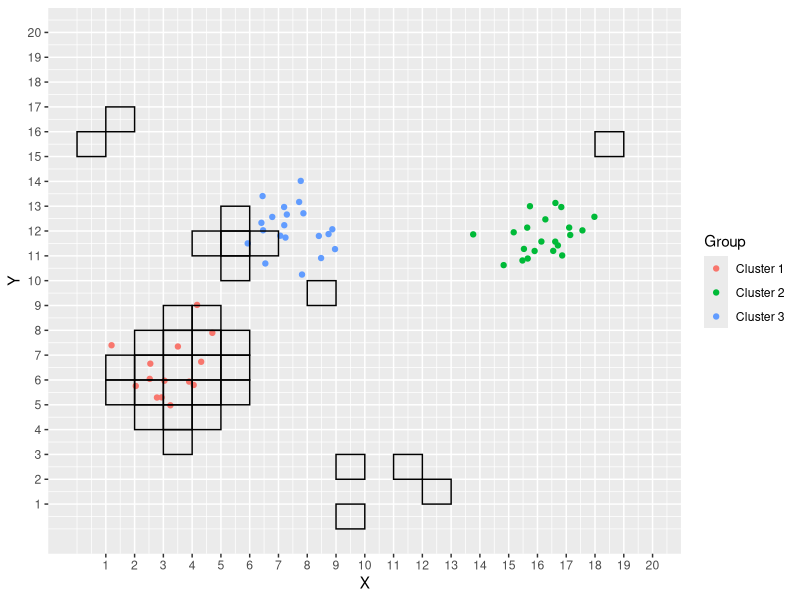
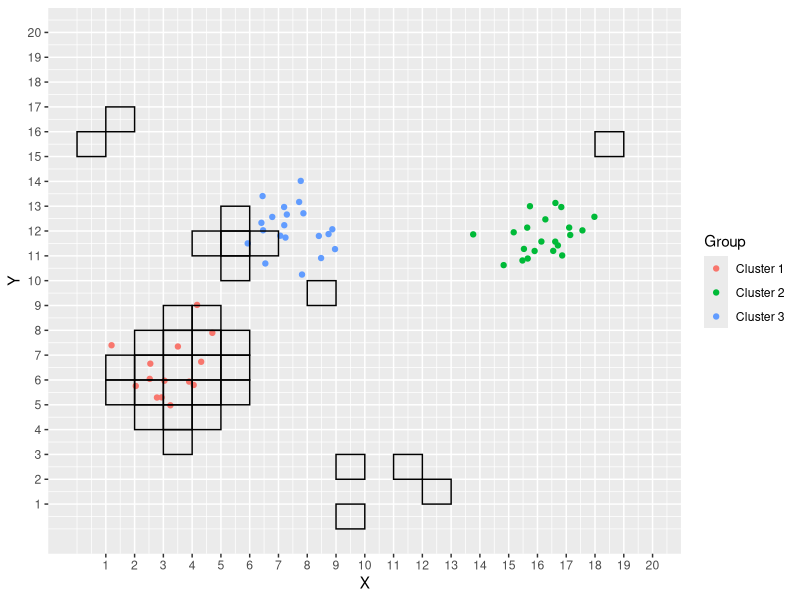
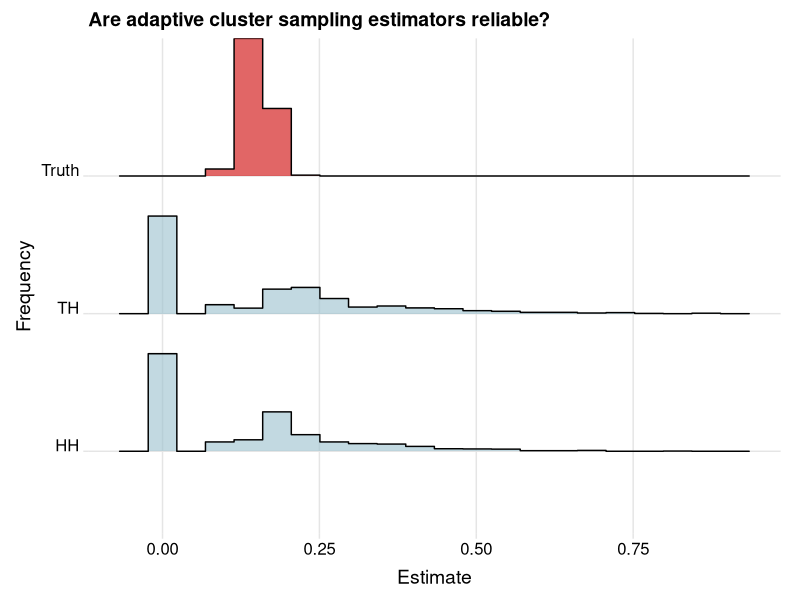
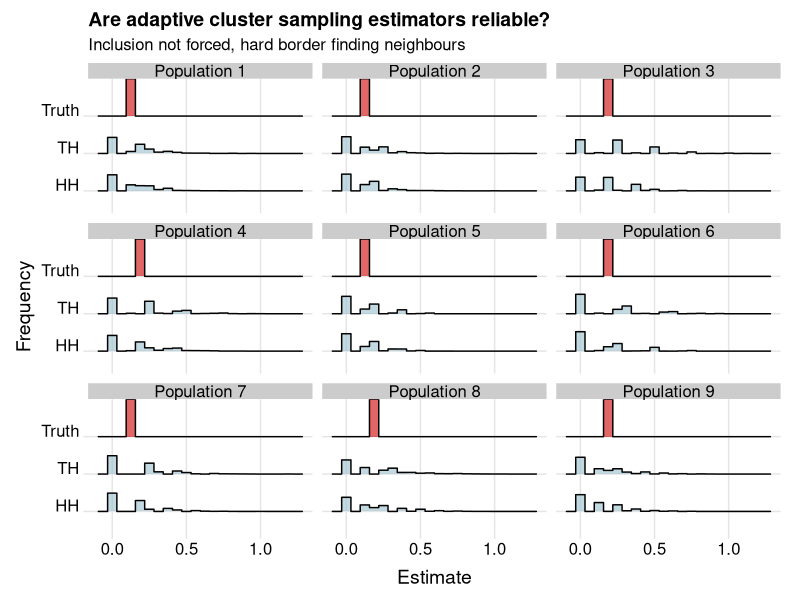
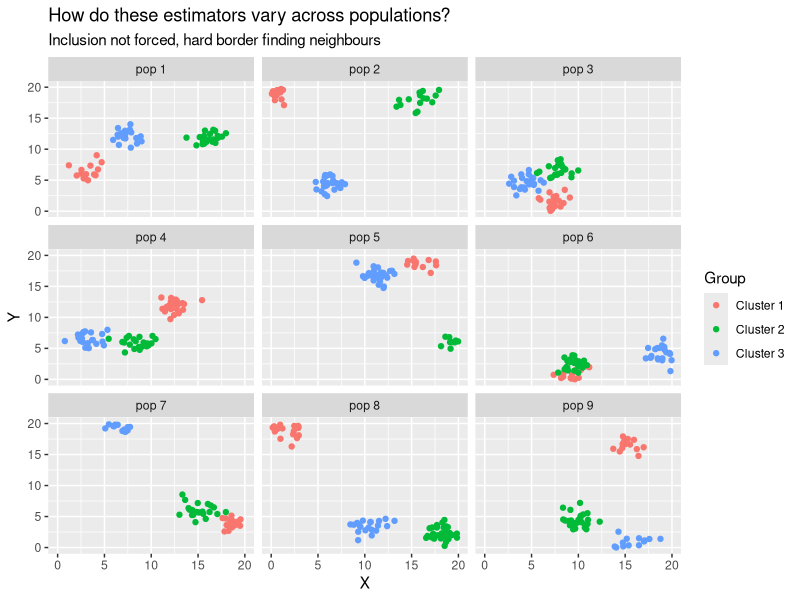
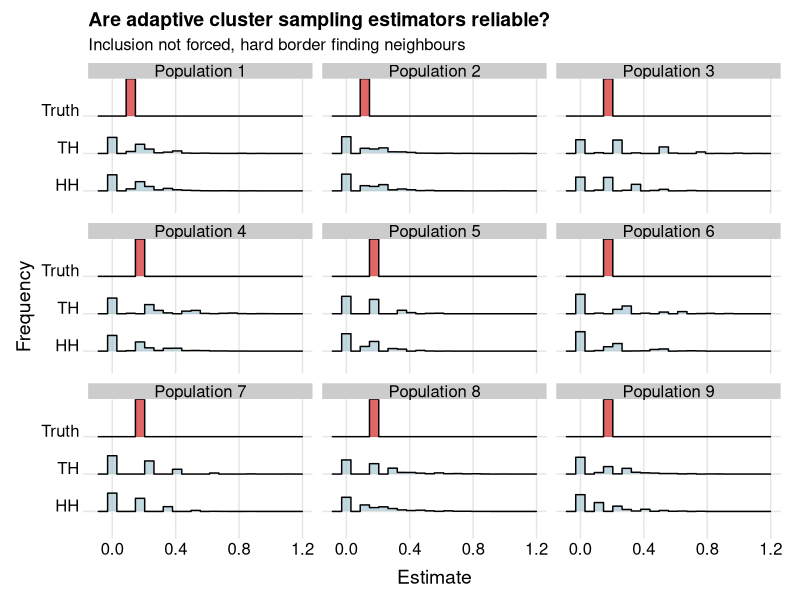
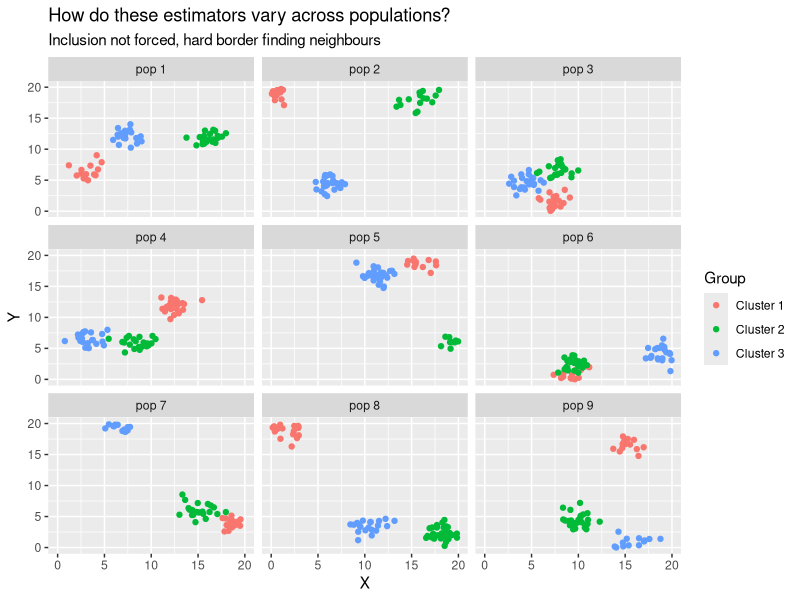
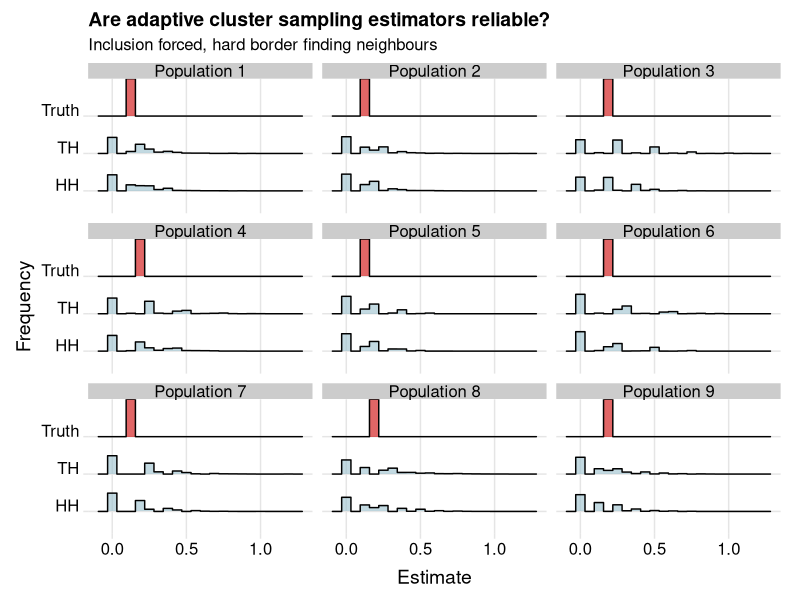

Source code (R) for these figures, in order:
## ---- chunk 1
require(tidyverse)
## ---- chunk 2
make_clusters<-function(grid_size=20, nclusters=3, avg_size=20, force_inclusion=FALSE){
  # create a list of clusters.
  centers<-split(runif(nclusters*2,0,grid_size),seq(nclusters))
  # get the three cluster sizes
  sizes<-rpois(3,avg_size)
  # get list of matrices of the centers
  center_dfs<-map2(sizes,centers,
                   ~ kronecker(matrix(rep(1,.x),ncol=1), matrix(.y,ncol=2)))
                              # I actually used the kronecker product holy crap!
  
  if(force_inclusion==T){
    # get coordinates of locations
    locations<-sizes %>% # use sizes
      map( ~data.frame(matrix(rnorm(.x*2),ncol=2))) %>% # make list of df of changes from centers
      map2(.y=center_dfs, ~.x+.y) %>% # add the changes on to the center
      map2(.y=seq(nclusters), ~ mutate(.x, Group=paste("Cluster",.y)))%>%
      bind_rows()
    colnames(locations)<-c("X","Y","Group")
    # force points to snap inside if they were generated outside. This means some
    # tiles will be more densely clustered at edges when a center is near an edge
    # should help maintain the average number of points though
    locations<-locations%>%
      mutate(X=ifelse(X>grid_size,grid_size,X))%>%
      mutate(X=ifelse(X<0, 0, X))%>%
      mutate(Y=ifelse(Y>grid_size,grid_size,Y))%>%
      mutate(Y=ifelse(Y<0, 0, Y))
      
  }else{
    # get coordinates of locations
    locations<-sizes %>% # use sizes
      map(~data.frame(matrix(rnorm(.x*2),ncol=2))) %>% # make list of df of changes from centers
      map2(.y=center_dfs,~.x+.y) %>% # add the changes on to the center
      map2(.y=seq(nclusters), ~ mutate(.x, Group=paste("Cluster",.y)))%>%
      bind_rows()
    colnames(locations)<-c("X","Y","Group")
  }
  locations
}
make_clusters(force_inclusion = TRUE)
## ---- chunk 3
plot_clusters<-function(cluster_df, grid_size=20,samp=NULL){
  # cluster_df is the set of points on the grid
  # samp is the set of tiles that were sampled
  # create a plot of the clusters
  p<-ggplot(cluster_df, aes(x=X, y=Y, color=Group))+
    geom_point()+
    scale_x_continuous(breaks=seq(grid_size))+
    scale_y_continuous(breaks=seq(grid_size))+
    coord_cartesian(xlim=c(0,grid_size), ylim=c(0,grid_size))
  if(!is.null(samp)){
    # this will highlight tiles that are sampled
    # samp is the dataframe containing the coordinates for tiles
    p<-p+geom_rect(data=samp, 
                   aes( xmin=X-1, xmax=X, ymin=Y-1, ymax=Y),
                   color="black",
                   fill=NA)
  }
  plot(p)
}
## ---- chunk 4
is_occupied<-function(tile=c(1,1,1),df){
  # check if a tile is occupied tile location is given as c(row,column)
  # give a dataframe with coordinates of point
  # check if there are any points in xrange & yrange at the same time
  #sum((df[,1]<tile[2] & df[,1]>tile[2]-1) * (df[,1]<tile[2] & df[,1]>tile[2]-1))>0
  
  sum((df[,1]<tile[1]&df[,1]>tile[1]-1) & (df[,2]<tile[2] & df[,2]>tile[2]-1))>0
}
## ---- chunk 5
tile_sum<-function(tile=c(X=1,Y=1,K=1), df){
  # This function returns the y_k for tile k
  # tile is the tile to find the response of 
  # df is the dataframe of points on the grid
  sum((df[,1]<tile[1]&df[,1]>tile[1]-1) & (df[,2]<tile[2] & df[,2]>tile[2]-1))
}
## ---- chunk 6
get_neighbours<- function(tile=c(X=1,Y=1,k=1), hard_border=TRUE,grid_size=20){
  # gets a list of neighbouring tiles
  neighbours<-list(c(tile[1]-1, tile[2],   tile[3]),
                   c(tile[1],   tile[2]-1, tile[3]),
                   c(tile[1]+1, tile[2],   tile[3]),
                   c(tile[1],   tile[2]+1, tile[3]))
  if(hard_border){
    # do we want to include neighbours outside of the grid?
    # returns the neighbours that are only within the border
    neighbours<-neighbours[map_lgl(neighbours, ~prod(c(.x>0,.x<=grid_size)))]
  }
  # returns list of neighbours for a given tile 
  neighbours
}
## ---- chunk 7
get_tiles<-function(grid_size=20,n1=10,...){
  # this function returns a sample of n1 tiles using a square grid_size grid
  # get a tile
  tiles<-sample(1:grid_size^2,n1,...)
  # convert tile numbers into X and Y
  samp<-data.frame(X=tiles%%grid_size, Y=(tiles-1)%/%grid_size+1)
  samp$X[samp$X==0]<-grid_size
  samp$k<-1:n1
  samp
}

## ---- chunk 8
simulate_one<-function(nclusters=3, grid_size=20,n1=10,force_inclusion=FALSE, hard_border=TRUE,... ){
  # generate clusters
  points<-make_clusters(force_inclusion = force_inclusion)
  # choose the starting grid cells
  sample_tiles<-get_tiles(n1=10,...)
  # save a copy to check against for updates
  temp<-sample_tiles
  # check whether or not they are occupied based on the clusters
  occupied<-apply(sample_tiles,1,function(x) is_occupied(x, points))
  # find the neighbours of the occupied points
  neighbours<-apply(sample_tiles[occupied,], 1, function(x) get_neighbours(x,hard_border = TRUE))%>% # get neighbours
    bind_rows() %>% # turn list of neighbours into tibble
    as.data.frame() # into dataframe
  # update sample tiles to include neighbours
  sample_tiles<-rbind(sample_tiles,neighbours) %>%
    unique()
  
  # keep looping until sample_tiles does not grow
  while(dim(temp)[1]!=dim(sample_tiles)[1]){ 
    # save a copy to check against for updates
    temp<-sample_tiles
    # check whether or not they are occupied based on the clusters
    occupied<-apply(sample_tiles,1,function(x) is_occupied(x,points))
    # find the neighbours of the occupied points
    neighbours<-apply(sample_tiles[occupied,], 1, function(x) get_neighbours(x,hard_border = TRUE))%>% # get neighbours
      bind_rows() %>% # turn list of neighbours into tibble
      as.data.frame() # into dataframe
    # update sample tiles to include neighbours
    sample_tiles<-sample_tiles %>%
      bind_rows(neighbours) %>%
      unique()
  }
  
  # get the values of the response for each unit in the sample
  sample_tiles$y_k<-apply(sample_tiles,1,function(x) tile_sum(x, points))
  # get the number of units in each network m_k and add occupied to sample_tiles
  sample_tiles<-sample_tiles%>%
    cbind(occupied)%>%
    group_by(k)%>%
    mutate(m_k=sum(occupied))
  # minimum for m_k is 1 not 0, set all 0s to 1
  sample_tiles$m_k[sample_tiles$m_k==0]<-1
  
  return(list(sample_tiles=sample_tiles,
              points=points,
              nclusters=nclusters,
              grid_size=grid_size,
              n1=n1))
}

set.seed(pi)
sim_data<-simulate_one()
## ---- chunk 9
set.seed(pi)
sample_one<-simulate_one(n1=10,nclusters=3, grid_size=20,force_inclusion=TRUE)
plot_clusters(sample_one$points,samp=sample_one$sample_tiles)
## ---- chunk 10
# m numer of samples from the same population
simulate_m<-function(m=10,nclusters=3, grid_size=20,n1=10,force_inclusion=FALSE, hard_border=TRUE,...  ){
  results<-list()
  # generate clusters
  points<-make_clusters(force_inclusion = force_inclusion)
  for(i in 1:m){ # loop for the m samples
    # this is just the code from simulate_one() see that for more comments
    sample_tiles<-get_tiles(n1=10,...)
    temp<-sample_tiles
    occupied<-apply(sample_tiles,1,function(x) is_occupied(x,points))
    
    neighbours<-apply(sample_tiles[occupied,], 1, function(x) get_neighbours(x,hard_border = hard_border))%>% # get neighbours
      bind_rows() %>% 
      as.data.frame() 
    
    sample_tiles<-rbind(sample_tiles,neighbours) %>%
      unique()
     # keep looping until sample_tiles does not grow
    while(dim(temp)[1]!=dim(sample_tiles)[1]){ 
      # save a copy to check against for updates
      temp<-sample_tiles
      # check whether or not they are occupied based on the clusters
      occupied<-apply(sample_tiles,1,function(x) is_occupied(x,points))
      # find the neighbours of the occupied points
      neighbours<-apply(sample_tiles[occupied,], 1, function(x)get_neighbours(x,hard_border = hard_border))%>% # get neighbours
        bind_rows() %>% # turn list of neighbours into tibble
        as.data.frame() # into dataframe
      # update sample tiles to include neighbours
      sample_tiles<-sample_tiles %>%
        bind_rows(neighbours) %>%
        unique()
    }
    
    # get the values of the response for each unit in the sample
    sample_tiles$y_k<-apply(sample_tiles,1,function(x) tile_sum(x, points))
    # get the number of units in each network m_k and add occupied to sample_tiles
    sample_tiles<-sample_tiles%>%
      cbind(occupied)%>%
      group_by(k)%>%
      mutate(m_k=sum(occupied))
    # minimum for m_k is 1 not 0, set all 0s to 1
    sample_tiles$m_k[sample_tiles$m_k==0]<-1
    
    results[[i]]<-list(sample_tiles=sample_tiles,
                                  points=points,
                                  nclusters=nclusters,
                                  grid_size=grid_size,
                                  n1=n1)
  }
  return(results)
}

set.seed(pi)
sim_data_m<-simulate_m()
## ---- chunk 11
modified_HH<-function(sim_data,plot=F,n1=10,...){
  # Find the hansen hurwitz estimator of a sample called sim_data
  if(plot==T){ # plot sample
    plot_clusters(sim_data$points,samp=sim_data$sample_tiles)
  }
  
  # sample_one$points and sample_one$sample_tiles
  # get the response values for each tile sampled
  y_k<-sim_data$sample_tiles$y_k
  # find the sum of each network that a unit belongs to this returns
  # k and the mean
  temp<-data.frame(y_k,group=sim_data$sample_tiles$k) %>%
    group_by(group)%>%
    filter(y_k>0) %>%
    summarize(network_means=mean(y_k))
  
  means<-data.frame(init_sample=1:n1,network_means=rep(0,n1))
  means[temp$group,2]<-temp$network_means
  mean(means$network_means)
}

modified_HH(sim_data,plot=T)
## ---- chunk 12
alpha_k<-function(sim_data){
  # get the response values for each tile sampled
  y_k<-sim_data$sample_tiles$y_k
  n1<-sim_data$n1
  N<-sim_data$grid_size^2
  1-choose(N-sim_data$sample_tiles$m_k, sim_data$n1)/choose(N,sim_data$n1)
}
alpha_k(sim_data)
## ---- chunk 13
modified_TH<-function(sim_data,plot=F){
  if(plot==T){
    plot_clusters(sim_data$points,samp=sim_data$sample_tiles)
  }
  a_k<-alpha_k(sim_data)
  N<-sim_data$grid_size^2
  y_k<-sim_data$sample_tiles$y_k
  J_k<-sim_data$sample_tiles$occupied
  1/N*sum(y_k*J_k/a_k)
}

modified_TH(sim_data)
## ---- chunk 14
results<-read_csv("sampling 1000 populations.csv",show_col_types = FALSE)
results_long<-results %>% 
  pivot_longer(cols = HH:Truth,
               names_to = "Estimator", 
               values_to = "Value")
# install.packages("ggridges")
require(ggridges)
# install.packages("colorspace")
require(colorspace)

ggplot(results_long,aes(x=Value, y=Estimator, fill=Estimator))+
  geom_density_ridges(alpha=0.6, stat="binline",bins=20,scale=1)+
  theme_ridges()+
  theme(legend.position="none",
        axis.title.y = element_text( hjust = 0.5),
        axis.title.x = element_text( hjust = 0.5))+
  xlab("Estimate") +
  ylab("Frequency")+
  ggtitle("Are adaptive cluster sampling estimators reliable?")+
  scale_fill_manual(values=c("lightblue3","lightblue3","red3"))
## ---- chunk 15
# read in results from simulation above
results<-read_csv("estimates-inclusion_not_forced-hard_border.csv",show_col_types = FALSE)
results_long<-results%>%
  pivot_longer(cols = HH:Truth,
               names_to = "Estimator", 
               values_to = "Value")

population_points<-read_csv("pop_points-inclusion_not_forced-hard_border.csv",show_col_types = FALSE)
# plot the distributions of the estimators across the 9 populations
ggplot(results_long,aes(x=Value, y=Estimator, fill=Estimator))+
  geom_density_ridges(alpha=0.6, stat="binline",bins=20,scale=1)+
  theme_ridges()+
  theme(legend.position="none",
        axis.title.y = element_text( hjust = 0.5),
        axis.title.x = element_text( hjust = 0.5))+
  xlab("Estimate") +
  ylab("Frequency")+
  ggtitle("Are adaptive cluster sampling estimators reliable?",
          subtitle="Inclusion not forced, hard border finding neighbours")+
  scale_fill_manual(values=c("lightblue3","lightblue3","red3"))+
  facet_wrap(~Population)
# plot the 9 populations
ggplot(population_points,aes(x=X,y=Y,color=Group))+
  geom_point()+
  facet_wrap(~Population)+
  xlim(0,20)+ylim(0,20)+
  ggtitle("How do these estimators vary across populations?",
          subtitle="Inclusion not forced, hard border finding neighbours")
## ---- chunk 16
results<-read_csv("estimates-inclusion_not_forced-soft_border.csv",show_col_types = FALSE)
results_long<-results%>%
  pivot_longer(cols = HH:Truth,
               names_to = "Estimator", 
               values_to = "Value")

population_points<-read_csv("pop_points-inclusion_not_forced-soft_border.csv",show_col_types = FALSE)

ggplot(results_long,aes(x=Value, y=Estimator, fill=Estimator))+
  geom_density_ridges(alpha=0.6, stat="binline",bins=20,scale=1)+
  theme_ridges()+
  theme(legend.position="none",
        axis.title.y = element_text( hjust = 0.5),
        axis.title.x = element_text( hjust = 0.5))+
  xlab("Estimate") +
  ylab("Frequency")+
  ggtitle("Are adaptive cluster sampling estimators reliable?",
          subtitle="Inclusion not forced, hard border finding neighbours")+
  scale_fill_manual(values=c("lightblue3","lightblue3","red3"))+
  facet_wrap(~Population)

ggplot(population_points,aes(x=X,y=Y,color=Group))+
  geom_point()+
  facet_wrap(~Population)+
  xlim(0,20)+ylim(0,20)+
  ggtitle("How do these estimators vary across populations?",
          subtitle="Inclusion not forced, hard border finding neighbours")
## ---- chunk 17
# read in results from simulation above
results<-read_csv("estimates-inclusion_forced-hard_border.csv",show_col_types = FALSE)
results_long<-results%>%
  pivot_longer(cols = HH:Truth,
               names_to = "Estimator", 
               values_to = "Value")

population_points<-read_csv("pop_points-inclusion_forced-hard_border.csv",show_col_types = FALSE)
# plot the distributions of the estimators across the 9 populations
ggplot(results_long,aes(x=Value, y=Estimator, fill=Estimator))+
  geom_density_ridges(alpha=0.6, stat="binline",bins=20,scale=1)+
  theme_ridges()+
  theme(legend.position="none",
        axis.title.y = element_text( hjust = 0.5),
        axis.title.x = element_text( hjust = 0.5))+
  xlab("Estimate") +
  ylab("Frequency")+
  ggtitle("Are adaptive cluster sampling estimators reliable?",
          subtitle="Inclusion forced, hard border finding neighbours")+
  scale_fill_manual(values=c("lightblue3","lightblue3","red3"))+
  facet_wrap(~Population)
# plot the 9 populations
ggplot(population_points,aes(x=X,y=Y,color=Group))+
  geom_point()+
  facet_wrap(~Population)+
  xlim(0,20)+ylim(0,20)+
  ggtitle("How do these estimators vary across populations?",
          subtitle="Inclusion forced, hard border finding neighbours")
## ---- chunk 18
# read in results from simulation above
results<-read_csv("estimates-inclusion_forced-soft_border.csv",show_col_types = FALSE)
results_long<-results%>%
  pivot_longer(cols = HH:Truth,
               names_to = "Estimator", 
               values_to = "Value")

population_points<-read_csv("pop_points-inclusion_forced-soft_border.csv",show_col_types = FALSE)
# plot the distributions of the estimators across the 9 populations
ggplot(results_long,aes(x=Value, y=Estimator, fill=Estimator))+
  geom_density_ridges(alpha=0.6, stat="binline",bins=20,scale=1)+
  theme_ridges()+
  theme(legend.position="none",
        axis.title.y = element_text( hjust = 0.5),
        axis.title.x = element_text( hjust = 0.5))+
  xlab("Estimate") +
  ylab("Frequency")+
  ggtitle("Are adaptive cluster sampling estimators reliable?",
          subtitle="Inclusion forced, soft border finding neighbours")+
  scale_fill_manual(values=c("lightblue3","lightblue3","red3"))+
  facet_wrap(~Population)
# plot the 9 populations
ggplot(population_points,aes(x=X,y=Y,color=Group))+
  geom_point()+
  facet_wrap(~Population)+
  xlim(0,20)+ylim(0,20)+
  ggtitle("How do these estimators vary across populations?",
          subtitle="Inclusion forced, soft border finding neighbours")
